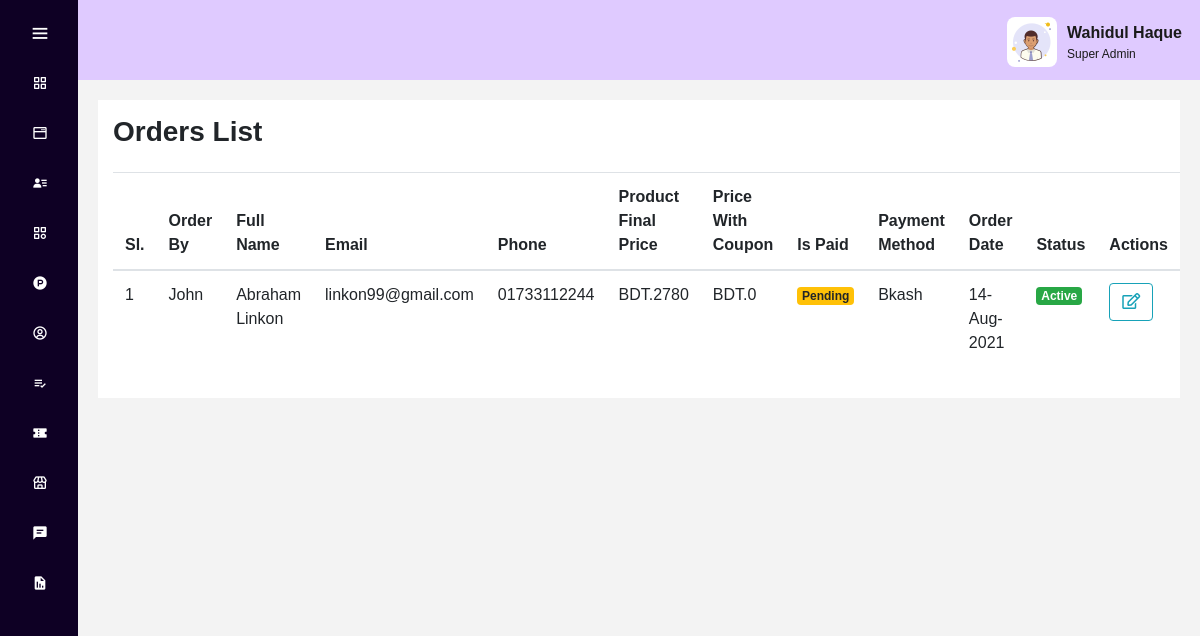
/views/admin/orders.php?do=Manage (signed in), run on the app's committed database.
### tables this page shows
CREATE TABLE `orders` (
  `id` int(10) UNSIGNED NOT NULL,
  `user_id` int(11) DEFAULT NULL,
  `first_name` varchar(255) NOT NULL,
  `last_name` varchar(255) DEFAULT NULL,
  `email` varchar(255) NOT NULL,
  `phone` varchar(255) NOT NULL,
  `shipping_address` text NOT NULL,
  `division_id` int(11) DEFAULT NULL,
  `district_id` int(11) DEFAULT NULL,
  `zip_code` varchar(255) DEFAULT NULL,
  `code` varchar(255) DEFAULT NULL,
  `additional_message` text DEFAULT NULL,
  `product_finalPrice` int(11) DEFAULT NULL,
  `priceWithCoupon` int(11) DEFAULT 0,
  `is_paid` int(11) NOT NULL DEFAULT 0,
  `payment_id` int(11) DEFAULT NULL COMMENT '1 For Bkash, 2 For Rocket, 3 For COD',
  `transaction_id` varchar(255) DEFAULT NULL,
  `created_at` timestamp NULL DEFAULT NULL,
  `status` int(1) NOT NULL
);

CREATE TABLE `customers` (
  `id` int(10) UNSIGNED NOT NULL,
  `name` varchar(255) NOT NULL,
  `email` varchar(255) NOT NULL,
  `password` varchar(255) NOT NULL,
  `phone` varchar(255) DEFAULT NULL,
  `address` varchar(255) DEFAULT NULL,
  `city` varchar(255) DEFAULT NULL,
  `country` varchar(255) DEFAULT NULL,
  `zipcode` varchar(255) DEFAULT NULL,
  `image` varchar(255) DEFAULT NULL,
  `user_type` int(11) NOT NULL DEFAULT 1 COMMENT '0for premium, 1 for gold, 2 for normal',
  `status` int(1) NOT NULL,
  `order_count` int(11) DEFAULT 0
);

CREATE TABLE `payments` (
  `id` int(10) UNSIGNED NOT NULL,
  `name` varchar(255) NOT NULL,
  `image` varchar(255) DEFAULT NULL,
  `priority` int(11) NOT NULL DEFAULT 0,
  `slug` varchar(255) NOT NULL,
  `number` varchar(255) DEFAULT NULL,
  `type` varchar(255) DEFAULT NULL
);

### controller/admin/CustomerController.php (called while the page is built, shortened)
<?php
    function getCustomer($id){
        $db = dbConnection();
        $sql_query  = "SELECT * FROM `customers` WHERE id=".$id;
        $result     = mysqli_query($db, $sql_query);
        while($method = mysqli_fetch_object($result)){
            return $method;
        }
    }
?>

### controller/admin/PaymentController.php (called while the page is built, shortened)
<?php
    function getMethod($id){
        $db = dbConnection();
        $sql_query  = "SELECT * FROM `payments` WHERE id='".$id."';";
        $result     = mysqli_query($db, $sql_query);
        while($method = mysqli_fetch_object($result)){
            return $method;
        }
    }
?>

### controller/admin/OrderController.php (the view, shortened to what this page needs)
<?php
    function getAllOrders(){
        $db = dbConnection();
        $sql_query  = "SELECT * FROM `orders`";
        $result     = mysqli_query($db, $sql_query);
        return $result;
    }
    function writeTableOrder($data){
        $markUp = "";
        if(isset($data)){
            $sl = 1;
            while($item = mysqli_fetch_object($data)){
                $status = ($item->status == 1) ? '<span class="badge badge-success">Active</span>' : '<span class="badge badge-secondary">Inactive</span>';
                $is_paid  = ($item->is_paid == 0) ? '<span class="badge badge-warning">Pending</span>' : '<span class="badge badge-info">Paid</span>';
                $markUp .= '<tr>
                                <td>'.  $sl++ .'</td>
                                <td>'. getCustomer($item->user_id)->name            .'</td>
                                <td>'. $item->first_name . ' ' . $item->last_name   .'</td>
                                <td>'. $item->email                                 .'</td>
                                <td>'. $item->phone                                 .'</td>
                                <td> BDT.'. $item->product_finalPrice               .'</td>
                                <td> BDT.'. $item->priceWithCoupon                  .'</td>
                                <td>'. $is_paid                                     .'</td>
                                <td>'. getMethod($item->payment_id)->name           .'</td>
                                <td>'. date('d-M-Y', strtotime($item->created_at))  .'</td>
                                <td>'. $status                                      .'</td>
                                <td>
                                    <a href="orders.php?do=Edit&edit_id='. $item->id .'" class="btn btn-outline-info" ><i class="far fa-edit"></i></a>
                                </td>
                            </tr>';
            }
        }
        return $markUp;
    }
?>

### assets/admin/css/adm_style.css (style rules this page uses)
* { margin: 0; padding: 0; box-sizing: border-box; font-family: 'Poppins',sans-serif; }
body { position: relative; min-height: 100vh; overflow: hidden; }

### data on the page
orders: user.name "John", first_name "Abraham", last_name "Linkon", email "linkon99@gmail.com", phone "01733112244", product_finalPrice "2780", priceWithCoupon "0", is_paid "Pending", payment.name "Bkash", created_at "14-Aug-2021", status "Active"

### other printed values
$_SESSION['user']['name'] "Wahidul Haque"
